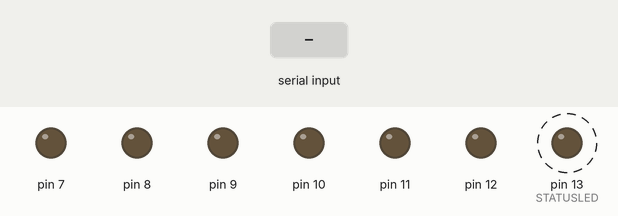
The sketch below on a simulated Arduino Uno, built with avr-gcc and run on an emulated ATmega328P. Parts: output pins drawn as LEDs (lit = HIGH). Dashed ring = blinking. The test bench sets the inputs (shaded band). What the sketch prints to the serial monitor is not drawn.

Above: at 1.2 s.
1.3 s: "STOP 1\n" received over Serial
Timing chart, 0 to 9.5 s (numbered marks = the images above; inputs shaded):
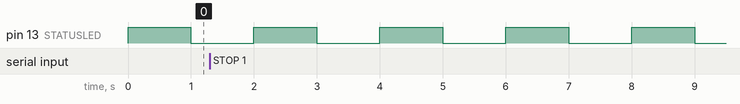

Measured:
- by itself, pin 13 (STATUSLED): alternates HIGH for 1.0 s and LOW for 1.0 s

The sketch:

ez_motor_drive.ino
```cpp
int STATUSLED = 13;

enum Direction { STOP = 0, FORWARD = 1, BACKWARD = 2};

class HBridge {
  private:
    int a;
    int b;

  public:

  HBridge(int pin1, int pin2) : a(pin1), b(pin2) {
    pinMode(a, OUTPUT);
    pinMode(b, OUTPUT);
  }

  void changeDirection(Direction direction) {
      switch(direction) {
      case STOP:
        stop();
        break;
      case FORWARD:
        forward();
        break;
      case BACKWARD:
        backward();
        break;
      }
  }

  void stop() {
    Serial.println("H-Bridge stop");
    digitalWrite(a, LOW);
    digitalWrite(b, LOW);
  }

  void forward() {
    Serial.println("H-Bridge forward");
    digitalWrite(a, HIGH);
    digitalWrite(b, LOW);
  }

  void backward() {
    Serial.println("H-Bridge backward");
    digitalWrite(a, LOW);
    digitalWrite(b, HIGH);
  }
};

class Motor {
  private:
    int output;
    HBridge controller;
    unsigned char dutyCycle;

  public:
    Motor(int outputPin, int bridgeInputA, int bridgeInputB) : output(outputPin), controller(HBridge(bridgeInputA, bridgeInputB)), dutyCycle(0){
      pinMode(output, OUTPUT);
    }

    void stop(){
      Serial.print("Motor stop: Pin #");
      Serial.print(output);
      setDutyCycle(0);
      controller.changeDirection(STOP);
    }

    void setPowerRatio(unsigned char ratio, Direction direction) {
      Serial.print("Changing direction: Pin #");
      Serial.print(output);
      Serial.print(" Speed ");
      Serial.print(ratio);
      Serial.print(" Direction ");
      Serial.println(direction);

      setDutyCycle(ratio);
      controller.changeDirection(direction);
    }

    float getPowerRatio() {
      return getDutyCycle();
    }

    void setDutyCycle(unsigned char cycle) {
      dutyCycle = cycle;
      analogWrite(output, dutyCycle);
    }

    int getDutyCycle() {
      return dutyCycle;
    }
};


Motor *leftMotor;
Motor *rightMotor;

void setup() {
  pinMode(STATUSLED, OUTPUT);

  Serial.begin(9600);

  rightMotor  = new Motor(7, 9, 10);
  leftMotor = new Motor(8, 11, 12);
  Serial.println("Initialized.");
}

unsigned long lastCommandTime = 1;
unsigned long lastIdle = 0;
const byte NUM_PARAMS = 3;

Direction readDirection(String direction) {
    if(direction.equalsIgnoreCase("STOP")) {
      return STOP;
    } else if(direction.equalsIgnoreCase("FORWARD")) {
      return FORWARD;
    } else if(direction.equalsIgnoreCase("BACKWARD")) {
      return BACKWARD;
    } else {
      return STOP;
    }
}

Motor* readMotor(String motorId) {
    if(motorId.equalsIgnoreCase("Right")) {
      return rightMotor;
    } else {
      return leftMotor;
    }
}

byte readSpeed(String rawSpeed) {
  return rawSpeed.toInt();
}

void serialEvent() {
    String message = Serial.readStringUntil('\n');
    int pos = 0;
    byte parameterPos = 0;
    String token;
    String commandParams[NUM_PARAMS];
    while (parameterPos <= NUM_PARAMS && (pos = message.indexOf(' ')) != -1 || message.length() > 0) {
        if(pos != -1) {
          commandParams[parameterPos] = message.substring(0, pos);
          message.remove(0, pos + 1);
        } else {
          commandParams[parameterPos] = message;
          message = "";
        }
        parameterPos++;
    }

    if(parameterPos != NUM_PARAMS) {
      Serial.println("Invalid command: Use 'motor direction speed'");
    } else {
      Direction direction;
      Motor *motor;
      byte speed;
      for(byte i = 0; i < NUM_PARAMS; i++) {
        String param = commandParams[i];
        switch(i) {
          case 0:
            motor = readMotor(param);
            break;
          case 1:
            direction = readDirection(param);
            break;
          case 2:
            speed = readSpeed(param);
            break;
        }
      }
      Serial.println("Updating motors.");
      motor->setPowerRatio(speed, direction);
    }
    lastCommandTime = millis();
}

void loop() {
  digitalWrite(STATUSLED, ((millis() / 1000 % 2) == 0 ? HIGH : LOW));

  if(millis() - lastCommandTime > 1500) {
    if(lastIdle != lastCommandTime) {
      if(Serial) {
        Serial.println("Idling motors.");
      }

      leftMotor->stop();
      rightMotor->stop();
      lastIdle = lastCommandTime;
    }
  }
}

  // TODO implement auto off if no recent command has been given
// TODO set the PWM clock speed for 20KHz
```
